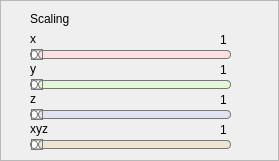
     <widget class="QFrame" name="Sframe">
      <property name="geometry">
       <rect>
        <x>1</x>
        <y>300</y>
        <width>279</width>
        <height>161</height>
       </rect>
      </property>
      <property name="minimumSize">
       <size>
        <width>279</width>
        <height>161</height>
       </size>
      </property>
      <property name="styleSheet">
       <string notr="true">#Sframe
{
background:#3D3C3A;
    border-width: 1px;
    border-style:   solid;
	border-color: rgb(255, 255, 255);
}</string>
      </property>
      <property name="frameShape">
       <enum>QFrame::StyledPanel</enum>
      </property>
      <property name="frameShadow">
       <enum>QFrame::Raised</enum>
      </property>
      <widget class="QWidget" name="ScalingWidget" native="true">
       <property name="geometry">
        <rect>
         <x>0</x>
         <y>10</y>
         <width>241</width>
         <height>151</height>
        </rect>
       </property>
       <property name="minimumSize">
        <size>
         <width>241</width>
         <height>151</height>
        </size>
       </property>
       <property name="styleSheet">
        <string notr="true"/>
       </property>
       <widget class="QLabel" name="xScalingValue">
        <property name="geometry">
         <rect>
          <x>220</x>
          <y>20</y>
          <width>20</width>
          <height>20</height>
         </rect>
        </property>
        <property name="text">
         <string>1</string>
        </property>
       </widget>
       <widget class="QLabel" name="xRotationLabel_3">
        <property name="geometry">
         <rect>
          <x>30</x>
          <y>20</y>
          <width>67</width>
          <height>17</height>
         </rect>
        </property>
        <property name="text">
         <string>x</string>
        </property>
       </widget>
       <widget class="QSlider" name="xScalingSlider">
        <property name="geometry">
         <rect>
          <x>30</x>
          <y>30</y>
          <width>201</width>
          <height>29</height>
         </rect>
        </property>
        <property name="styleSheet">
         <string notr="true">QSlider::groove:horizontal {
border: 1px solid #bbb;
background: white;
height: 7px;
border-radius: 4px;
}

QSlider::sub-page:horizontal {
background: qlineargradient(x1: 0, y1: 0,    x2: 0, y2: 1,
stop: 0 #E77471, stop: 1 #5B2527);
background: qlineargradient(x1: 0, y1: 0.2, x2: 1, y2: 1,
stop: 0 #E77471, stop: 1 #5B2527);
border: 1px solid #777;
height: 10px;
border-radius: 4px;
}

QSlider::add-page:horizontal {
background-color: rgb(254, 224, 224);
border: 1px solid #777;
height: 10px;
border-radius: 4px;
}

QSlider::handle:horizontal {
background: qlineargradient(x1:0, y1:0, x2:1, y2:1,
    stop:0 #eee, stop:1 #ccc);
border: 1px solid #777;
width: 10px;
height: 10px;
margin-top: -2px;
margin-bottom: -2px;
border-radius: 20px;
}

QSlider::handle:horizontal:hover {
background: qlineargradient(x1:0, y1:0, x2:1, y2:1,
    stop:0 #fff, stop:1 #ddd);
border: 1px solid #444;
border-radius: 4px;
}

QSlider::sub-page:horizontal:disabled {
background: #bbb;
border-color: #999;
}

QSlider::add-page:horizontal:disabled {
background: #eee;
border-color: #999;
}

QSlider::handle:horizontal:disabled {
background: #eee;
border: 1px solid #aaa;
border-radius: 4px;
}</string>
        </property>
        <property name="minimum">
         <number>1</number>
        </property>
        <property name="maximum">
         <number>10</number>
        </property>
        <property name="pageStep">
         <number>1</number>
        </property>
        <property name="value">
         <number>1</number>
        </property>
        <property name="orientation">
         <enum>Qt::Horizontal</enum>
        </property>
       </widget>
       <widget class="QLabel" name="yScalingValue">
        <property name="geometry">
         <rect>
          <x>220</x>
          <y>50</y>
          <width>20</width>
          <height>20</height>
         </rect>
        </property>
        <property name="text">
         <string>1</string>
        </property>
       </widget>
       <widget class="QLabel" name="yRotationLabel_5">
        <property name="geometry">
         <rect>
          <x>30</x>
          <y>50</y>
          <width>67</width>
          <height>17</height>
         </rect>
        </property>
        <property name="text">
         <string>y</string>
        </property>
       </widget>
       <widget class="QSlider" name="yScalingSlider">
        <property name="geometry">
         <rect>
          <x>30</x>
          <y>60</y>
          <width>201</width>
          <height>29</height>
         </rect>
        </property>
        <property name="styleSheet">
         <string notr="true">QSlider::groove:horizontal {
border: 1px solid #bbb;
background: white;
height: 7px;
border-radius: 4px;
}

QSlider::sub-page:horizontal {
background: qlineargradient(x1: 0, y1: 0,    x2: 0, y2: 1,
stop: 0 #99C68E, stop: 1 #254117);
background: qlineargradient(x1: 0, y1: 0.2, x2: 1, y2: 1,
stop: 0 #99C68E stop: 1 #254117);
border: 1px solid #777;
height: 10px;
border-radius: 4px;
}

QSlider::add-page:horizontal {
background-color: rgb(229, 248, 213);
border: 1px solid #777;
height: 10px;
border-radius: 4px;
}

QSlider::handle:horizontal {
background: qlineargradient(x1:0, y1:0, x2:1, y2:1,
stop:0 #eee, stop:1 #ccc);
border: 1px solid #777;
width: 10px;
height: 10px;
margin-top: -2px;
margin-bottom: -2px;
border-radius: 20px;
}

QSlider::handle:horizontal:hover {
background: qlineargradient(x1:0, y1:0, x2:1, y2:1,
stop:0 #fff, stop:1 #ddd);
border: 1px solid #444;
border-radius: 4px;
}

QSlider::sub-page:horizontal:disabled {
background: #bbb;
border-color: #999;
}

QSlider::add-page:horizontal:disabled {
background: #eee;
border-color: #999;
}

QSlider::handle:horizontal:disabled {
background: #eee;
border: 1px solid #aaa;
border-radius: 4px;
}</string>
        </property>
        <property name="minimum">
         <number>1</number>
        </property>
        <property name="maximum">
         <number>10</number>
        </property>
        <property name="pageStep">
         <number>1</number>
        </property>
        <property name="value">
         <number>1</number>
        </property>
        <property name="orientation">
         <enum>Qt::Horizontal</enum>
        </property>
       </widget>
       <widget class="QLabel" name="label_15">
        <property name="geometry">
         <rect>
          <x>30</x>
          <y>0</y>
          <width>101</width>
          <height>17</height>
         </rect>
        </property>
        <property name="text">
         <string>Scaling</string>
        </property>
       </widget>
       <widget class="QSlider" name="zScalingSlider">
        <property name="geometry">
         <rect>
          <x>30</x>
          <y>90</y>
          <width>201</width>
          <height>29</height>
         </rect>
        </property>
        <property name="styleSheet">
         <string notr="true">QSlider::groove:horizontal {
border: 1px solid #bbb;
background: white;
height: 7px;
border-radius: 4px;
}

QSlider::sub-page:horizontal {
background: qlineargradient(x1: 0, y1: 0,    x2: 0, y2: 1,
    stop: 0 #98AFC7, stop: 1  #151B54);
background: qlineargradient(x1: 0, y1: 0.2, x2: 1, y2: 1,
    stop: 0 #98AFC7, stop: 1 #151B54);
border: 1px solid #777;
height: 10px;
border-radius: 4px;
}

QSlider::add-page:horizontal {
background-color: rgb(224, 227, 243);
border: 1px solid #777;
height: 10px;
border-radius: 4px;
}

QSlider::handle:horizontal {
background: qlineargradient(x1:0, y1:0, x2:1, y2:1,
    stop:0 #eee, stop:1 #ccc);
border: 1px solid #777;
width: 10px;
height: 10px;
margin-top: -2px;
margin-bottom: -2px;
border-radius: 20px;
}

QSlider::handle:horizontal:hover {
background: qlineargradient(x1:0, y1:0, x2:1, y2:1,
    stop:0 #fff, stop:1 #ddd);
border: 1px solid #444;
border-radius: 4px;
}

QSlider::sub-page:horizontal:disabled {
background: #bbb;
border-color: #999;
}

QSlider::add-page:horizontal:disabled {
background: #eee;
border-color: #999;
}

QSlider::handle:horizontal:disabled {
background: #eee;
border: 1px solid #aaa;
border-radius: 4px;
}</string>
        </property>
        <property name="minimum">
         <number>1</number>
        </property>
        <property name="maximum">
         <number>10</number>
        </property>
        <property name="pageStep">
         <number>1</number>
        </property>
        <property name="value">
         <number>1</number>
        </property>
        <property name="orientation">
         <enum>Qt::Horizontal</enum>
        </property>
       </widget>
       <widget class="QLabel" name="zScalingValue">
        <property name="geometry">
         <rect>
          <x>220</x>
          <y>80</y>
          <width>20</width>
          <height>20</height>
         </rect>
        </property>
        <property name="text">
         <string>1</string>
        </property>
       </widget>
       <widget class="QLabel" name="yRotationLabel_6">
        <property name="geometry">
         <rect>
          <x>30</x>
          <y>80</y>
          <width>67</width>
          <height>17</height>
         </rect>
        </property>
        <property name="text">
         <string>z</string>
        </property>
       </widget>
       <widget class="QLabel" name="yRotationLabel_7">
        <property name="geometry">
         <rect>
          <x>30</x>
          <y>110</y>
          <width>67</width>
          <height>17</height>
         </rect>
        </property>
        <property name="text">
         <string>xyz</string>
        </property>
       </widget>
       <widget class="QLabel" name="xyzScalingValue">
        <property name="geometry">
         <rect>
          <x>220</x>
          <y>110</y>
          <width>20</width>
          <height>20</height>
         </rect>
        </property>
        <property name="text">
         <string>1</string>
        </property>
       </widget>
       <widget class="QSlider" name="xyzScalingSlider">
        <property name="geometry">
         <rect>
          <x>30</x>
          <y>120</y>
          <width>201</width>
          <height>29</height>
         </rect>
        </property>
        <property name="styleSheet">
         <string notr="true">QSlider::groove:horizontal {
border: 1px solid #bbb;
background: white;
height: 7px;
border-radius: 4px;
}

QSlider::sub-page:horizontal {
background: qlineargradient(x1: 0, y1: 0,    x2: 0, y2: 1,
    stop: 0 #F5DEB3, stop: 1 #8B4513);
background: qlineargradient(x1: 0, y1: 0.2, x2: 1, y2: 1,
    stop: 0 #F5DEB3, stop: 1 #8B4513);
border: 1px solid #777;
height: 10px;
border-radius: 4px;
}

QSlider::add-page:horizontal {
background-color: rgb(238, 228, 211);
border: 1px solid #777;
height: 10px;
border-radius: 4px;
}

QSlider::handle:horizontal {
background: qlineargradient(x1:0, y1:0, x2:1, y2:1,
    stop:0 #eee, stop:1 #ccc);
border: 1px solid #777;
width: 10px;
height: 10px;
margin-top: -2px;
margin-bottom: -2px;
border-radius: 20px;
}

QSlider::handle:horizontal:hover {
background: qlineargradient(x1:0, y1:0, x2:1, y2:1,
    stop:0 #fff, stop:1 #ddd);
border: 1px solid #444;
border-radius: 4px;
}

QSlider::sub-page:horizontal:disabled {
background: #bbb;
border-color: #999;
}

QSlider::add-page:horizontal:disabled {
background: #eee;
border-color: #999;
}

QSlider::handle:horizontal:disabled {
background: #eee;
border: 1px solid #aaa;
border-radius: 4px;
}</string>
        </property>
        <property name="minimum">
         <number>1</number>
        </property>
        <property name="maximum">
         <number>10</number>
        </property>
        <property name="pageStep">
         <number>1</number>
        </property>
        <property name="value">
         <number>1</number>
        </property>
        <property name="orientation">
         <enum>Qt::Horizontal</enum>
        </property>
       </widget>
      </widget>
     </widget>
